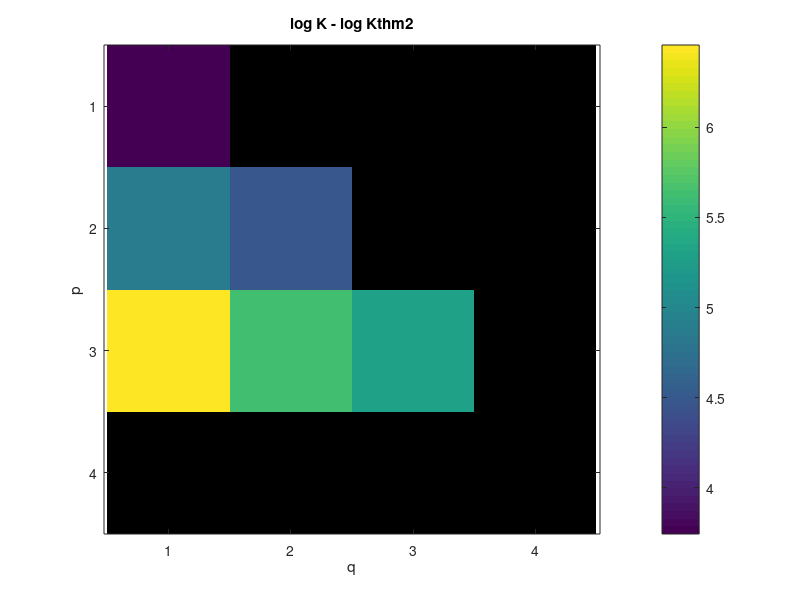
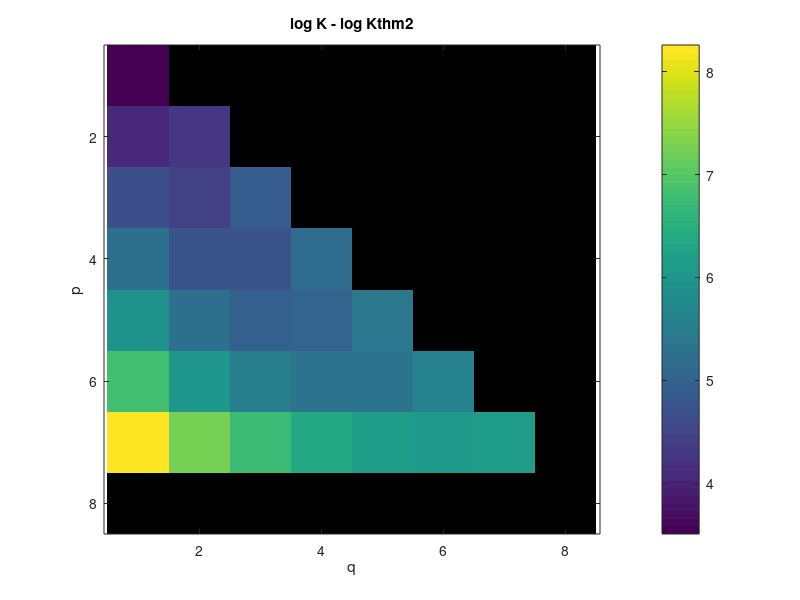
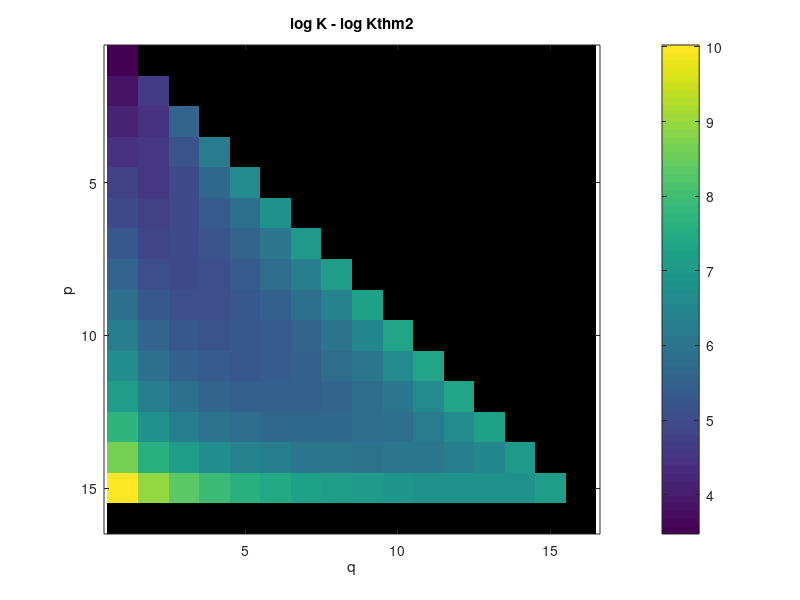
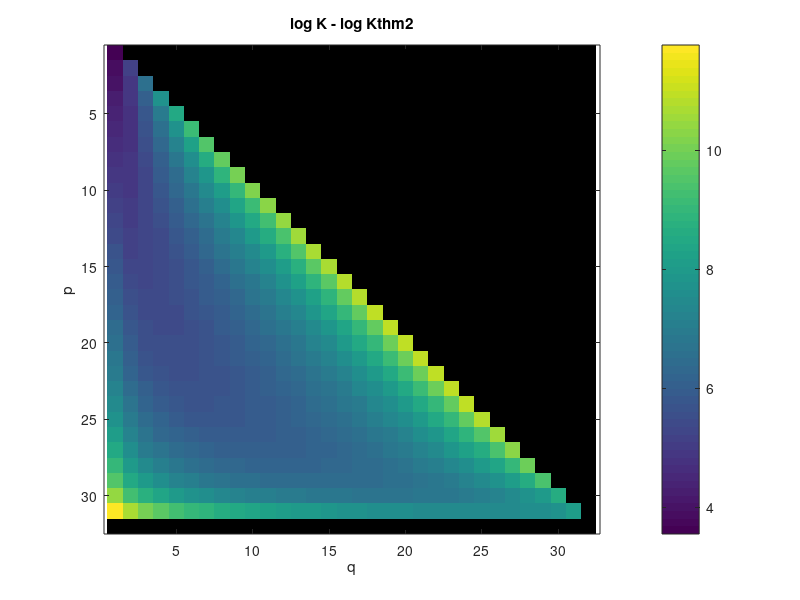

These figures' MATLAB source, in order:
% sanity check main thm 2 in the *non*-asymptotic rate limit. It still applies.
% Barnett 4/13/20

clear
for N=2.^(2:6);   % up to 64, since beyond that, cond>1e16
  F = fft(eye(N));
  K = nan(N); Kt=K;
  for p = 1:N-1                 % sweep left half of submatrix sizes (p,q)
    for q = 1:p
      K(p,q) = cond(F(1:p,1:q));
      Kt(p,q) = (besseli(0,pi/2*(1-p/N)*q)-1) / (2*(sqrt(N/q)+6*sqrt(p*q)));
    end
  end
  fprintf('N=%d\t max cond=%.3g    \tcheck is >=0: %.3g\n',N,max(K(:)),min(log(K(:)) - log(Kt(:))))
  figure; imagesc(1:N,1:N,log(K)-log(Kt)); colorbar; title('log K - log Kthm2');
  xlabel('q'); ylabel('p'); axis tight equal ij;  % (1,0) corner bad by sqrt?
end
% looks good


